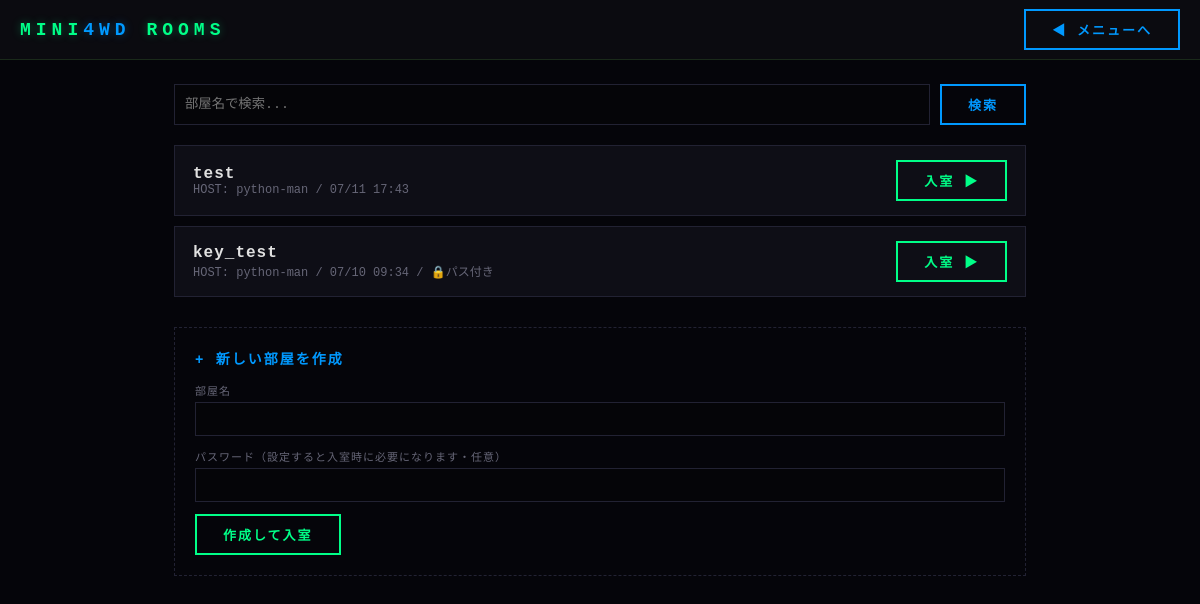
/rooms/ (signed in), run on the app's committed database.
### rooms/models/room_model.py (models this page shows, shortened)
class Room(models.Model):
    STATUS_WAITING = "WAITING"
    STATUS_RACING = "RACING"
    STATUS_CHOICES = [
        (STATUS_WAITING, "待機中"),
        (STATUS_RACING, "レース中"),
    ]
    room_id = models.CharField(max_length=36, primary_key=True, default=generate_room_id, editable=False)
    host_user = models.ForeignKey(
        settings.AUTH_USER_MODEL,
        on_delete=models.SET_NULL,
        null=True,
        related_name="hosted_rooms",
        verbose_name="ホストユーザー",
    )
    room_name = models.CharField(max_length=64)
    is_public = models.BooleanField(default=True)
    password = models.CharField(max_length=64, null=True, blank=True, help_text="パス付き部屋用（null許容）")
    status = models.CharField(max_length=10, choices=STATUS_CHOICES, default=STATUS_WAITING)
    created_at = models.DateTimeField(auto_now_add=True)
    bot_list = models.JSONField(default=list, blank=True, help_text='現在のBotリスト（例: ["Bot1","Bot2"]）')
    current_race_setup = models.JSONField(
        null=True, blank=True,
        help_text="race_consumer.send_race_setup()が生成した race_seed/car_configs/参加者対応表",
    )
    class Meta:
        db_table = "room"
        verbose_name = "部屋"
        verbose_name_plural = "部屋"
    @property
    def has_password(self):
        return bool(self.password)

### accounts/models/user_model.py (models this page shows, shortened)
class User(AbstractBaseUser, PermissionsMixin):
    user_id = models.BigAutoField(primary_key=True)
    name = models.CharField(
        max_length=32,
        unique=True,
        validators=[validate_halfwidth_name],
        help_text="半角英数字のみ、32字以下",
    )
    car = models.ForeignKey(
        "garage.Car",
        null=True,
        blank=True,
        on_delete=models.SET_NULL,
        related_name="equipped_by_users",
        verbose_name="現在装備中の車体",
    )
    achievement = models.ForeignKey(
        "accounts.Achievement",
        null=True,
        blank=True,
        on_delete=models.SET_NULL,
        related_name="featured_by_users",
        verbose_name="表示中の実績",
    )
    rate = models.IntegerField(default=1500, verbose_name="レート")
    en = models.BigIntegerField(default=0, verbose_name="ゲーム内通貨")
    tickets = models.IntegerField(default=0, verbose_name="購入チケット数")
    last_login_at = models.DateTimeField(
        null=True,
        blank=True,
        verbose_name="最終ログイン日時（ログインボーナス判定用）",
    )
    is_active = models.BooleanField(default=True)
    is_staff = models.BooleanField(default=False)
    date_joined = models.DateTimeField(auto_now_add=True)
    objects = UserManager()
    USERNAME_FIELD = "name"
    REQUIRED_FIELDS = []
    class Meta:
        db_table = "user"
        verbose_name = "ユーザー"
        verbose_name_plural = "ユーザー"

### rooms/views/rooms_view.py (the view)
# urls.py: path("", views.rooms_list_view, name="index"),
@login_required
def rooms_list_view(request):
    q = request.GET.get("q", "").strip()
    rooms = Room.objects.filter(status=Room.STATUS_WAITING).order_by("-created_at")
    if q:
        rooms = rooms.filter(room_name__icontains=q)
    form = RoomCreateForm()
    return render(request, "rooms/rooms.html", {"rooms": rooms[:100], "form": form, "query": q})

### rooms/forms.py
class RoomCreateForm(forms.Form):
    room_name = forms.CharField(max_length=64, label="部屋名")
    password = forms.CharField(
        max_length=64, required=False,
        label="パスワード（設定すると入室時にパスワードが必要になります）",
    )

### rooms/templates/rooms/rooms.html (shortened to what this page needs)
{% load static %}
<!DOCTYPE html>
<html lang="ja">
<head>
    <link rel="stylesheet" href="{% static 'accounts/style.css' %}">
</head>
<body>
    <div id="header">
        <div id="title">MINI<span>4WD</span> ROOMS</div>
        <a class="btn alt" href="{% url 'menu:index' %}">◀ メニューへ</a>
    </div>
    <div id="rooms-main">
        <form method="get" class="search-row">
            <input type="text" name="q" value="{{ query }}" placeholder="部屋名で検索...">
            <button type="submit" class="btn alt">検索</button>
        </form>
        <div class="room-list">
            {% for room in rooms %}
            <div class="room-row">
                <div>
                    <div class="rn">{{ room.room_name }}</div>
                    <div class="meta">HOST: {{ room.host_user.name }} / {{ room.created_at|date:"m/d H:i" }}{% if room.has_password %} / 🔒パス付き{% endif %}</div>
                </div>
                <a class="btn" href="{% url 'game:race' room.room_id %}">入室 ▶</a>
            </div>
            {% empty %}
            <p class="hint-text">現在公開されている部屋はありません。新しく作成しましょう。</p>
            {% endfor %}
        </div>
        <div class="create-card">
            <h3>+ 新しい部屋を作成</h3>
            <form method="post" action="{% url 'rooms:create' %}">
                <div class="field">
                    <label>部屋名</label>
                    {{ form.room_name }}
                </div>
                <div class="field">
                    <label>パスワード（設定すると入室時に必要になります・任意）</label>
                    {{ form.password }}
                </div>
                <button type="submit" class="btn">作成して入室</button>
            </form>
        </div>
    </div>
</body>
</html>

### accounts/static/accounts/style.css (style rules this page uses)
* { margin: 0; padding: 0; box-sizing: border-box; }
body { background: #05050a; color: #e0e0e0; font-family: 'Courier New', monospace; min-height: 100vh; display: flex; flex-direction: column; }
a { color: inherit; text-decoration: none; }
#header { display: flex; align-items: center; justify-content: space-between; padding: 9px 20px; border-bottom: 1px solid #1a2a1a; background: #0b0b10; flex-shrink: 0; }
#title { font-size: 18px; font-weight: bold; letter-spacing: 5px; color: #00ff88; text-shadow: 0 0 10px #00ff8855; }
#title span { color: #0099ff; text-shadow: 0 0 10px #0099ff55; }
.btn { padding: 9px 26px; font-family: 'Courier New', monospace; font-size: 13px; font-weight: bold; letter-spacing: 2px; border: 2px solid #00ff88; background: transparent; color: #00ff88; cursor: pointer; transition: all 0.18s; display: inline-block; }
.btn.alt { border-color: #0099ff; color: #0099ff; }
.field { margin-bottom: 16px; }
.field label { display: block; font-size: 11px; letter-spacing: 1px; color: #667; margin-bottom: 6px; }
.field input[type="text"], .field input[type="password"] { width: 100%; padding: 10px 12px; background: #050508; border: 1px solid #223; color: #e0e0e0; font-family: 'Courier New', monospace; font-size: 14px; }
* { scrollbar-width: thin; scrollbar-color: #222222 #000000; }

### rooms/templates/rooms/rooms.html (style rules this page uses)
#rooms-main { flex: 1; padding: 24px; max-width: 900px; margin: 0 auto; width: 100%; }
.search-row { display: flex; gap: 10px; margin-bottom: 20px; }
.search-row input[type="text"] { flex: 1; padding: 10px; background: #050508; border: 1px solid #223; color: #e0e0e0; font-family: 'Courier New', monospace; }
.room-list { display: flex; flex-direction: column; gap: 10px; margin-bottom: 30px; }
.room-row { display: flex; justify-content: space-between; align-items: center; padding: 14px 18px; border: 1px solid #223; background: #0e0e16; }
.room-row .rn { font-weight: bold; letter-spacing: 1px; }
.room-row .meta { color: #667; font-size: 12px; }
.create-card { border: 1px dashed #223; padding: 20px; }
.create-card h3 { margin-bottom: 14px; color: #0099ff; font-size: 14px; letter-spacing: 2px; }
.create-card .field { margin-bottom: 12px; }
.create-card label { display: block; font-size: 11px; color: #667; margin-bottom: 4px; }
.create-card input[type="text"], .create-card input[type="password"] { width: 100%; padding: 8px; background: #050508; border: 1px solid #223; color: #e0e0e0; font-family: 'Courier New', monospace; }

### data on the page
Room: room_name "test", host_user.name "python-man", created_at "07/11 17:43"
Room: room_name "key_test", host_user.name "python-man", created_at "07/10 09:34", password "/ 🔒パス付き"
